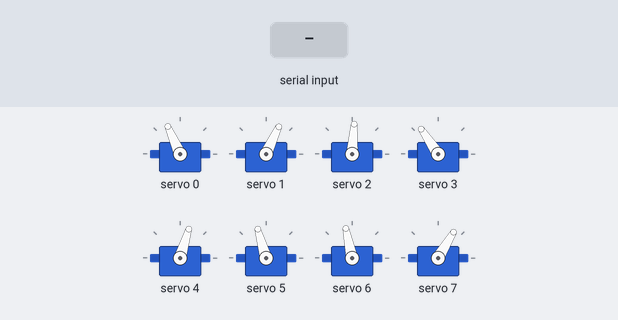
A sketch run on a simulated ESP32. Parts: 8 × servo. The inputs (shaded band) are chosen by the test bench. What the sketch prints to the serial monitor is not drawn.

Above: at 12.2 s.
12.3 s: "2" received over Serial
At 12.88 s:
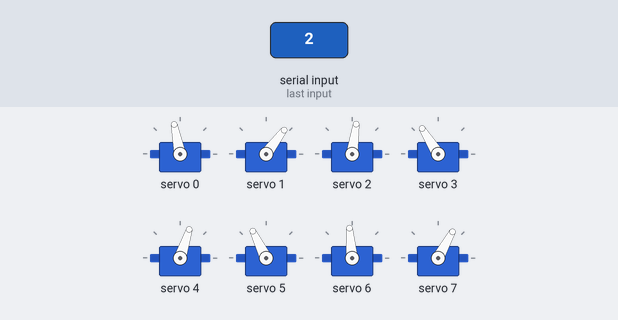
At 13.3 s:
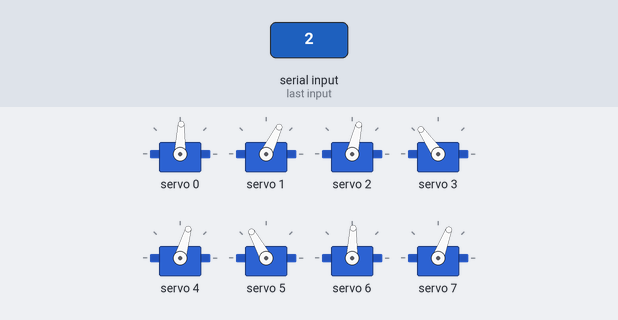
15.3 s: "1" received over Serial
18.3 s: "0" received over Serial
At 18.3 s:
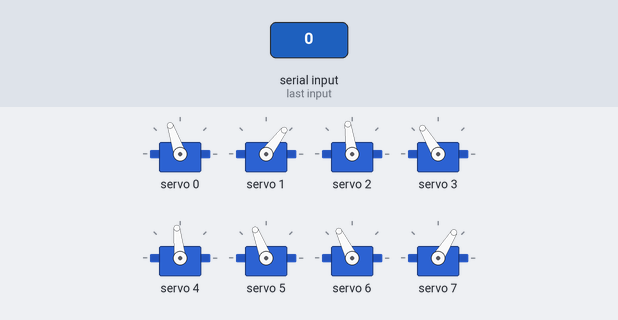
Timing chart, 0 to 21.3 s (numbered marks = the images above; inputs shaded):
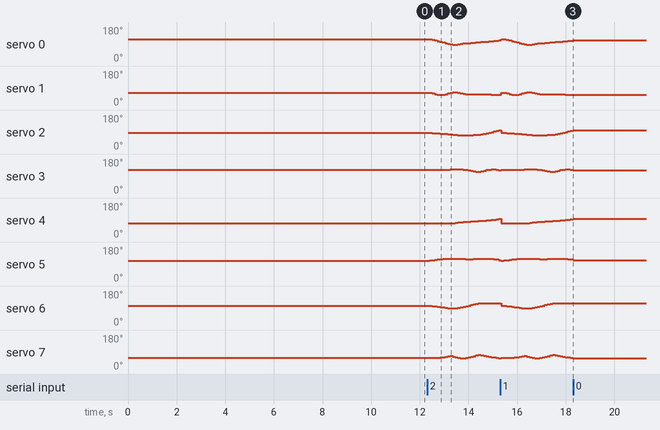

Measured:
- after the input at 12.3 s, servo 0: 114° → 112° after 0.21 s, → 109° 0.11 s later, → 105° 0.11 s later, → 101° 0.11 s later, … (24 changes in this stretch); servo 1: 65° → 62° after 0.21 s, → 58° 0.11 s later, → 55° 0.11 s later, → 53° 0.11 s later, … (22 changes in this stretch)
- after the input at 18.3 s, servo 0: stops changing and stays 109°; servo 1: stops changing and stays 53°; servo 2: stops changing and stays 98°; servo 3: stops changing and stays 121°; servo 4: stops changing and stays 96°

The sketch:

3D_SS_10.ino
```cpp
// HOW TO:
// ------------------------------
// Serial input = 2 -> Steps through gait sequence once and stops at the end.
// Serial input = 1 -> Steps through gait sequence in a loop.
// Serial input = 0 -> Stops infinite loop at the node where it is at that moment

//Gait template
#include <Wire.h>
#include <Adafruit_PWMServoDriver.h>

Adafruit_PWMServoDriver pca9685 = Adafruit_PWMServoDriver();

#define SERVO_FREQ 300
#define SER0 0 //Hip 1
#define SER1 1 //Knee 1
#define SER2 2 //Hip 2
#define SER3 3 //Knee 2
#define SER4 4 //Hip 3
#define SER5 5 //Knee 3
#define SER6 6 //Hip 4
#define SER7 7 //Knee 4


// Insert servo angles here:
// For 3D gaits, these angles are obtained from linearisation.py
// For 2D gaits, these angles are obtained from 2D_trajectory_reader.py
float SS_servo0[] = {-0.51457378, -0.49854418, -0.44192018, -0.36845484, -0.29258197, -0.20612629, -0.10900451, -0.02709655,  0.05463138,  0.13423874,  0.19029395,  0.18333228,  0.122652  ,  0.06496453,  0.02236096, -0.01455472, -0.04632643, -0.07551721, -0.10363071, -0.13210015, -0.15871125, -0.18048053, -0.20472212, -0.23232034, -0.26358878, -0.29635253, -0.32912794, -0.36132703, -0.39283481, -0.42026594, -0.44617889, -0.46914427, -0.48588782, -0.4958166 , -0.50097896, -0.5040434 , -0.50763911, -0.51293836, -0.51580133, -0.51473942};
float SS_servo1[] = {0.5517031 , 0.55843172, 0.62543599, 0.70267476, 0.78424651, 0.82451041, 0.77526359, 0.70704798, 0.63296305, 0.56683919, 0.50575903, 0.48521953, 0.5595218 , 0.62944285, 0.67706731, 0.7145163 , 0.73922082, 0.75274399, 0.7558047 , 0.75016613, 0.73552492, 0.71677404, 0.71557651, 0.72906226, 0.75380834, 0.78262389, 0.80848237, 0.82666448, 0.83371728, 0.83236415, 0.83643848, 0.83594368, 0.82576764, 0.79980868, 0.76409395, 0.72606977, 0.69110007, 0.65843904, 0.6199171 , 0.56802979};
float SS_servo2[] = {-0.2195416 , -0.23539036, -0.25260292, -0.26752882, -0.28681789, -0.30980524, -0.3343579 , -0.36199397, -0.39403359, -0.4277471 , -0.45994637, -0.48693162, -0.50814818, -0.51636557, -0.51838172, -0.51402552, -0.5061653 , -0.49408003, -0.48401296, -0.48432239, -0.47829023, -0.43178354, -0.36104184, -0.28508088, -0.20731868, -0.12256868, -0.03139256,  0.04077579,  0.07703069,  0.09156402,  0.106443  ,  0.09311   ,  0.04085989, -0.01025693, -0.0510546 , -0.08656578, -0.11903283, -0.1498411 , -0.17912541, -0.20888278};
float SS_servo3[] = {0.67210337, 0.66137557, 0.64156107, 0.62344452, 0.61929354, 0.6262321 , 0.63628737, 0.65109779, 0.67619802, 0.71119236, 0.74783692, 0.76130411, 0.75201566, 0.72090578, 0.68717452, 0.64355043, 0.59251006, 0.52924412, 0.46325446, 0.40922532, 0.40389446, 0.46661493, 0.54260571, 0.61815141, 0.69127458, 0.73354591, 0.71022113, 0.65766082, 0.59357531, 0.51871118, 0.45119176, 0.43686173, 0.50129889, 0.55997083, 0.59612423, 0.62188706, 0.64186908, 0.65647578, 0.66595187, 0.67170246};
float SS_servo4[] = { 5.04420743e-01,  5.09890271e-01,  5.14683494e-01,  5.13915423e-01,  5.13571703e-01,  5.11545868e-01,  5.08005024e-01,  5.02802504e-01,  4.93623082e-01,  4.81601110e-01,  4.63079930e-01,  4.36633462e-01,  4.05907874e-01,  3.76390320e-01,  3.45678391e-01,  3.17278664e-01,  2.93312099e-01,  2.74175085e-01,  2.57874415e-01,  2.40030289e-01,  2.15832665e-01,  1.88801800e-01,  1.63722733e-01,  1.38024392e-01,  1.10062982e-01,  7.92383882e-02,  4.39155639e-02, -3.61405755e-04, -6.20653002e-02, -1.01079572e-01, -8.46910687e-02, -3.74847279e-02,  4.03112782e-02,  1.19619542e-01,  1.92556920e-01,  2.60957182e-01,  3.35309507e-01,  4.12578440e-01,  4.81091004e-01,  5.04217032e-01};
float SS_servo5[] = {-0.48332613, -0.53451299, -0.59303915, -0.63533079, -0.67430002, -0.70700806, -0.73761915, -0.76725981, -0.78698805, -0.79466341, -0.78599899, -0.77345794, -0.76428361, -0.75487701, -0.73404049, -0.71549737, -0.70667699, -0.71217186, -0.73057029, -0.7555821 , -0.77501641, -0.78475095, -0.78739994, -0.78030374, -0.76374094, -0.73923379, -0.70721878, -0.66174386, -0.58828386, -0.56353279, -0.64298058, -0.735449  , -0.80828349, -0.86493582, -0.88139239, -0.83909698, -0.76578997, -0.68785982, -0.59539841, -0.48106655};
float SS_servo6[] = { 0.21128223,  0.19394642,  0.16956909,  0.13564798,  0.10351187,  0.06924313,  0.03317974, -0.00894109, -0.05896938, -0.08471697, -0.06398782, -0.03893816, -0.0136385 ,  0.03108196,  0.09616929,  0.16542179,  0.24133829,  0.31739948,  0.38948595,  0.44213728,  0.4604154 ,  0.46600702,  0.4741943 ,  0.48715509,  0.49757748,  0.50304086,  0.50532775,  0.50606335,  0.50045603,  0.48507777,  0.46191828,  0.43157833,  0.39983008,  0.36916907,  0.3407549 ,  0.31236668,  0.28794547,  0.26738931,  0.24770123,  0.22112877};
float SS_servo7[] = {-0.65874062, -0.66521829, -0.6709714 , -0.65123056, -0.63004871, -0.60044622, -0.56664591, -0.52098389, -0.45596577, -0.43214244, -0.49388945, -0.56998076, -0.65703964, -0.72877615, -0.72545607, -0.66843703, -0.59418978, -0.51706647, -0.43764939, -0.33778545, -0.27892943, -0.3376784 , -0.39857462, -0.46181638, -0.51665248, -0.56094373, -0.60168953, -0.64577734, -0.68796384, -0.71361886, -0.71531037, -0.70018373, -0.68124969, -0.66648215, -0.65616206, -0.64465562, -0.64010801, -0.64516396, -0.65463363, -0.65724541};

int node=0;
int first=0;
int input=0;
int end_time=0;
int time_step=100000;
int steps = sizeof(SS_servo0)/sizeof(SS_servo0[0]);
int one_print = 0;

// -------------------Joint configurations-------------------
int servo0=0;
int servo0_deg=0;
int servo1=0;
int servo1_deg=0;
int servo2=0;
int servo2_deg=0;
int servo3=0;
int servo3_deg=0;
int servo4=0;
int servo4_deg=0;
int servo5=0;
int servo5_deg=0;
int servo6=0;
int servo6_deg=0;
int servo7=0;
int servo7_deg=0;

void setup() {
  Serial.begin(115200);
  pca9685.begin();

  pca9685.setOscillatorFrequency(27000000); //Value between 24MHz and 27MHz, tuned for this setup
  pca9685.setPWMFreq(SERVO_FREQ);
  delay (1000);

  servo0_deg=SS_servo0[0]/3.14159265*180;
  servo0=map(servo0_deg,-38,90,2200,1030);
  servo1_deg=SS_servo1[0]/3.14159265*180;
  servo1=map(servo1_deg,-90,90,2600,950);
  servo2_deg=SS_servo2[0]/3.14159265*180;
  servo2=map(servo2_deg,-38,90,1510,2730);
  servo3_deg=SS_servo3[0]/3.14159265*180;
  servo3=map(servo3_deg,-90,90,1100,2700);
  servo4_deg=SS_servo4[0]/3.14159265*180;
  servo4=map(servo4_deg,-90,38,2700,1500);
  servo5_deg=SS_servo5[0]/3.14159265*180;
  servo5=map(servo5_deg,-90,90,2600,930);
  servo6_deg=SS_servo6[0]/3.14159265*180;
  servo6=map(servo6_deg,-90,38,850,2250);
  servo7_deg=SS_servo7[0]/3.14159265*180;
  servo7=map(servo7_deg,-90,90,920,2620);

  pca9685.setPWM(SER0,0,servo0);
  pca9685.setPWM(SER1,0,servo1);
  pca9685.setPWM(SER2,0,servo2);
  pca9685.setPWM(SER3,0,servo3);
  pca9685.setPWM(SER4,0,servo4);
  pca9685.setPWM(SER5,0,servo5);
  pca9685.setPWM(SER6,0,servo6);
  pca9685.setPWM(SER7,0,servo7);

  Serial.print("Node:");
  Serial.println(node);
  Serial.print("servo0 -> rads:");
  Serial.print(SS_servo0[node]);
  Serial.print("        deg:");
  Serial.print(servo0_deg);
  Serial.print("        us:");
  Serial.println(servo0);
  Serial.print("servo1 -> rads:");
  Serial.print(SS_servo1[node]);
  Serial.print("        deg:");
  Serial.print(servo1_deg);
  Serial.print("        us:");
  Serial.println(servo1);
  Serial.print("servo2 -> rads:");
  Serial.print(SS_servo2[node]);
  Serial.print("        deg:");
  Serial.print(servo2_deg);
  Serial.print("        us:");
  Serial.println(servo2);
  Serial.print("servo3 -> rads:");
  Serial.print(SS_servo3[node]);
  Serial.print("        deg:");
  Serial.print(servo3_deg);
  Serial.print("        us:");
  Serial.println(servo3);
  Serial.print("servo4 -> rads:");
  Serial.print(SS_servo4[node]);
  Serial.print("        deg:");
  Serial.print(servo4_deg);
  Serial.print("        us:");
  Serial.println(servo4);
  Serial.print("servo5 -> rads:");
  Serial.print(SS_servo5[node]);
  Serial.print("        deg:");
  Serial.print(servo5_deg);
  Serial.print("        us:");
  Serial.println(servo5);
  Serial.print("servo6 -> rads:");
  Serial.print(SS_servo6[node]);
  Serial.print("        deg:");
  Serial.print(servo6_deg);
  Serial.print("        us:");
  Serial.println(servo6);
  Serial.print("servo7 -> rads:");
  Serial.print(SS_servo7[node]);
  Serial.print("        deg:");
  Serial.print(servo7_deg);
  Serial.print("        us:");
  Serial.println(servo7);

  Serial.println("10");
  delay(1000);
  Serial.println("9");
  delay(1000);
  Serial.println("8");
  delay(1000);
  Serial.println("7");
  delay(1000);
  Serial.println("6");
  delay(1000);
  Serial.println("5");
  delay(1000);
  Serial.println("4");
  delay(1000);
  Serial.println("3");
  delay(1000);
  Serial.println("2");
  delay(1000);
  Serial.println("1");
  delay(1000);

}

void loop()
{
  if(Serial.available()>0)
  {
    first=Serial.read();
    if(first=='2')
    {
      input=2;
      node=0;
      one_print=1;
    }
    if(first=='1')
    {
      input=1;
      node=0;
      one_print=1;
    }
    if(first=='0')
    {
      input=0;
    }
  }
  if(input==1 or input==2)
  {
      if(esp_timer_get_time()>=end_time)
      {
        servo0_deg=SS_servo0[node]/3.14159265*180;
        servo0=map(servo0_deg,-38,90,2200,1030);
        servo1_deg=SS_servo1[node]/3.14159265*180;
        servo1=map(servo1_deg,-90,90,2600,950);
        servo2_deg=SS_servo2[node]/3.14159265*180;
        servo2=map(servo2_deg,-38,90,1510,2730);
        servo3_deg=SS_servo3[node]/3.14159265*180;
        servo3=map(servo3_deg,-90,90,1100,2700);
        servo4_deg=SS_servo4[node]/3.14159265*180;
        servo4=map(servo4_deg,-90,38,2700,1500);
        servo5_deg=SS_servo5[node]/3.14159265*180;
        servo5=map(servo5_deg,-90,90,2600,930);
        servo6_deg=SS_servo6[node]/3.14159265*180;
        servo6=map(servo6_deg,-90,38,850,2250);
        servo7_deg=SS_servo7[node]/3.14159265*180;
        servo7=map(servo7_deg,-90,90,920,2620);

        pca9685.setPWM(SER0,0,servo0);
        pca9685.setPWM(SER1,0,servo1);
        pca9685.setPWM(SER2,0,servo2);
        pca9685.setPWM(SER3,0,servo3);
        pca9685.setPWM(SER4,0,servo4);
        pca9685.setPWM(SER5,0,servo5);
        pca9685.setPWM(SER6,0,servo6);
        pca9685.setPWM(SER7,0,servo7);

        node+=1;
        if(node>=steps and input==1)
        {
          Serial.print("Input:");
          Serial.println(input);
          node=0;
        }
        if(node>=steps and input==2)
        {
          Serial.print("Input:");
          Serial.println(input);
          input=0;
        }
         end_time=esp_timer_get_time()+time_step;
      }
   }

  if(input == 0)
  {
        pca9685.setPWM(SER0,0,servo0);
        pca9685.setPWM(SER1,0,servo1);
        pca9685.setPWM(SER2,0,servo2);
        pca9685.setPWM(SER3,0,servo3);
        pca9685.setPWM(SER4,0,servo4);
        pca9685.setPWM(SER5,0,servo5);
        pca9685.setPWM(SER6,0,servo6);
        pca9685.setPWM(SER7,0,servo7);

        if(one_print==1)
        {
          Serial.print("Input:");
          Serial.println(input);
          Serial.print("Node:");
          Serial.println(node);
          Serial.print("servo0 -> rads:");
          Serial.print(SS_servo0[node]);
          Serial.print("        deg:");
          Serial.print(servo0_deg);
          Serial.print("        us:");
          Serial.println(servo0);
          Serial.print("servo1 -> rads:");
          Serial.print(SS_servo1[node]);
          Serial.print("        deg:");
          Serial.print(servo1_deg);
          Serial.print("        us:");
          Serial.println(servo1);
          Serial.print("servo2 -> rads:");
          Serial.print(SS_servo2[node]);
          Serial.print("        deg:");
          Serial.print(servo2_deg);
          Serial.print("        us:");
          Serial.println(servo2);
          Serial.print("servo3 -> rads:");
          Serial.print(SS_servo3[node]);
          Serial.print("        deg:");
          Serial.print(servo3_deg);
          Serial.print("        us:");
          Serial.println(servo3);
          Serial.print("servo4 -> rads:");
          Serial.print(SS_servo4[node]);
          Serial.print("        deg:");
          Serial.print(servo4_deg);
          Serial.print("        us:");
          Serial.println(servo4);
          Serial.print("servo5 -> rads:");
          Serial.print(SS_servo5[node]);
          Serial.print("        deg:");
          Serial.print(servo5_deg);
          Serial.print("        us:");
          Serial.println(servo5);
          Serial.print("servo6 -> rads:");
          Serial.print(SS_servo6[node]);
          Serial.print("        deg:");
          Serial.print(servo6_deg);
          Serial.print("        us:");
          Serial.println(servo6);
          Serial.print("servo7 -> rads:");
          Serial.print(SS_servo7[node]);
          Serial.print("        deg:");
          Serial.print(servo7_deg);
          Serial.print("        us:");
          Serial.println(servo7);
          one_print=0;
        }

  }
}
```
